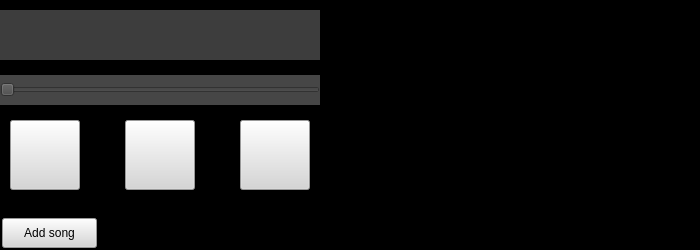
<?xml version="1.0" encoding="UTF-8"?>
<ui version="4.0">
 <class>MainWindow</class>
 <widget class="QMainWindow" name="MainWindow">
  <property name="geometry">
   <rect>
    <x>0</x>
    <y>0</y>
    <width>700</width>
    <height>250</height>
   </rect>
  </property>
  <property name="windowTitle">
   <string>MainWindow</string>
  </property>
  <property name="styleSheet">
   <string notr="true">background-color: rgb(0, 0, 0);</string>
  </property>
  <widget class="QWidget" name="centralwidget">
   <widget class="QLabel" name="SongName_lbl">
    <property name="geometry">
     <rect>
      <x>0</x>
      <y>10</y>
      <width>320</width>
      <height>50</height>
     </rect>
    </property>
    <property name="font">
     <font>
      <pointsize>10</pointsize>
     </font>
    </property>
    <property name="styleSheet">
     <string notr="true">background-color: rgb(61, 61, 61);
color: rgb(28, 255, 25);</string>
    </property>
    <property name="text">
     <string/>
    </property>
    <property name="margin">
     <number>8</number>
    </property>
   </widget>
   <widget class="QSlider" name="SongProgress_sldr">
    <property name="geometry">
     <rect>
      <x>0</x>
      <y>75</y>
      <width>320</width>
      <height>30</height>
     </rect>
    </property>
    <property name="styleSheet">
     <string notr="true">border-color: rgb(255, 0, 0);
background-color: rgb(70, 70, 70);</string>
    </property>
    <property name="orientation">
     <enum>Qt::Horizontal</enum>
    </property>
   </widget>
   <widget class="QPushButton" name="prev_btn">
    <property name="geometry">
     <rect>
      <x>10</x>
      <y>120</y>
      <width>70</width>
      <height>70</height>
     </rect>
    </property>
    <property name="styleSheet">
     <string notr="true">background-color: rgb(214, 214, 214);</string>
    </property>
    <property name="text">
     <string/>
    </property>
   </widget>
   <widget class="QPushButton" name="play_btn">
    <property name="geometry">
     <rect>
      <x>125</x>
      <y>120</y>
      <width>70</width>
      <height>70</height>
     </rect>
    </property>
    <property name="styleSheet">
     <string notr="true">background-color: rgb(214, 214, 214);</string>
    </property>
    <property name="text">
     <string/>
    </property>
   </widget>
   <widget class="QPushButton" name="next_btn">
    <property name="geometry">
     <rect>
      <x>240</x>
      <y>120</y>
      <width>70</width>
      <height>70</height>
     </rect>
    </property>
    <property name="styleSheet">
     <string notr="true">background-color: rgb(214, 214, 214);</string>
    </property>
    <property name="text">
     <string/>
    </property>
   </widget>
   <widget class="QListWidget" name="music_list">
    <property name="geometry">
     <rect>
      <x>368</x>
      <y>2</y>
      <width>330</width>
      <height>246</height>
     </rect>
    </property>
    <property name="font">
     <font>
      <pointsize>10</pointsize>
     </font>
    </property>
    <property name="styleSheet">
     <string notr="true">color: rgb(210, 255, 125);
border-color: rgb(81, 255, 6);</string>
    </property>
   </widget>
   <widget class="QPushButton" name="pushButton">
    <property name="geometry">
     <rect>
      <x>2</x>
      <y>218</y>
      <width>95</width>
      <height>30</height>
     </rect>
    </property>
    <property name="styleSheet">
     <string notr="true">background-color: rgb(214, 214, 214);</string>
    </property>
    <property name="text">
     <string>Add song</string>
    </property>
   </widget>
  </widget>
 </widget>
 <resources/>
 <connections/>
</ui>
